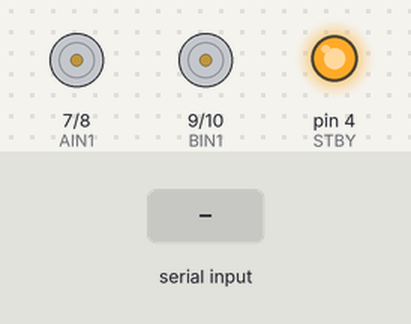
A sketch run on a simulated Arduino Uno, built with avr-gcc and run on an emulated ATmega328P. Parts: motor-driver pin pairs drawn as motors (green arrow = first pin HIGH = forward, orange = second pin HIGH = backward, longer = more drive, scaled by the enable pin, stopped while the standby pin is LOW), output pins drawn as LEDs (lit = HIGH). The test bench sets the inputs (shaded band). What the sketch prints to the serial monitor is not drawn.

Above: at 1.2 s.
1.3 s: "F" received over the second serial link
At 2.1 s:
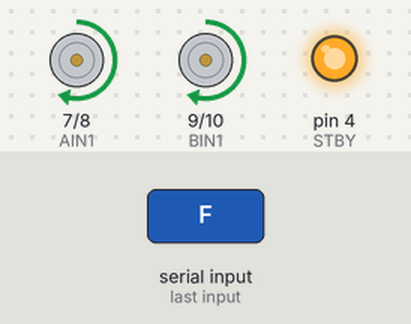
2.8 s: "B" received over the second serial link
At 3.2 s:
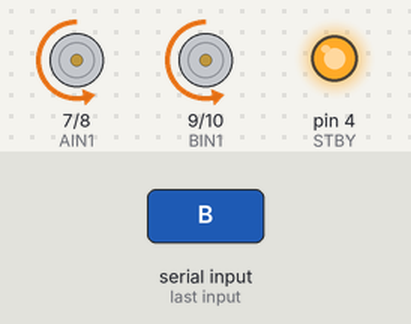
4.3 s: "L" received over the second serial link
At 5.5 s:
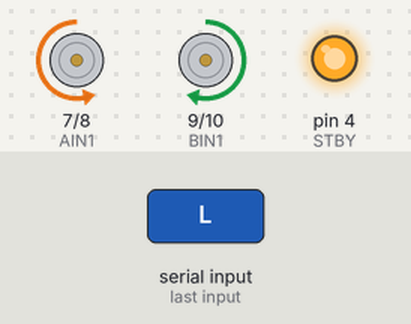
5.8 s: "R" received over the second serial link
At 6.7 s:
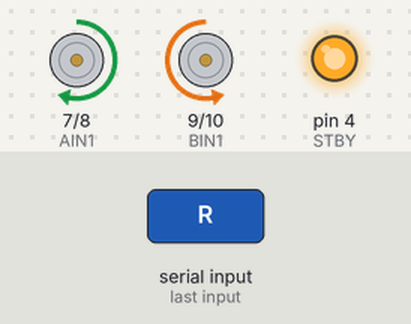
7.3 s: "S" received over the second serial link
At 7.8 s:
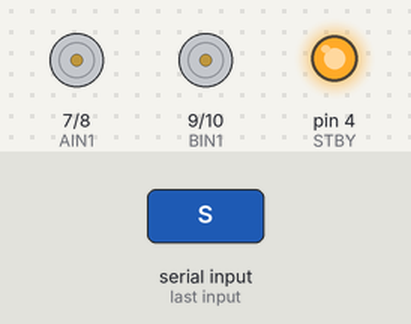
Timing chart, 0 to 9.8 s (numbered marks = the images above; inputs shaded):
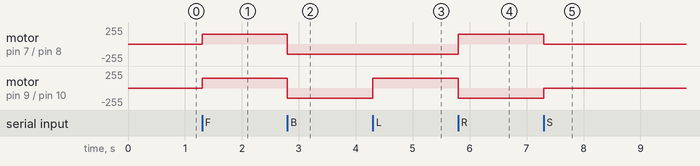

Measured:
- after the input at 1.3 s, motor on pin 7 (AIN1) / pin 8 (AIN2), motor on pin 9 (BIN1) / pin 10 (BIN2): stopped → forward 150/255 at once
- after the input at 2.8 s, motor on pin 7 (AIN1) / pin 8 (AIN2), motor on pin 9 (BIN1) / pin 10 (BIN2): forward 150/255 → backward 150/255 at once
- after the input at 4.3 s, motor on pin 9 (BIN1) / pin 10 (BIN2): backward 150/255 → forward 150/255 at once
- after the input at 5.8 s, motor on pin 7 (AIN1) / pin 8 (AIN2): backward 150/255 → forward 150/255 at once; motor on pin 9 (BIN1) / pin 10 (BIN2): forward 150/255 → backward 150/255 at once
- after the input at 7.3 s, motor on pin 7 (AIN1) / pin 8 (AIN2): forward 150/255 → stopped at once; motor on pin 9 (BIN1) / pin 10 (BIN2): backward 150/255 → stopped at once

The sketch:

bt_car_control.ino
```cpp
#include <SoftwareSerial.h>

#define STBY 4
#define PWMA 5
#define AIN1 7
#define AIN2 8
#define PWMB 6
#define BIN1 9
#define BIN2 10

SoftwareSerial BT(2, 3);   // RX, TX ← 接 HC-05 TXD/RXD

const int SPEED = 150;     // 0~255
char currentCmd = 'S';

void leftMotor(int speed) {
  digitalWrite(AIN1, speed >= 0 ? HIGH : LOW);
  digitalWrite(AIN2, speed >= 0 ? LOW  : HIGH);
  analogWrite(PWMA, abs(speed));
}

void rightMotor(int speed) {
  digitalWrite(BIN1, speed >= 0 ? HIGH : LOW);
  digitalWrite(BIN2, speed >= 0 ? LOW  : HIGH);
  analogWrite(PWMB, abs(speed));
}

void stopMotors() {
  analogWrite(PWMA, 0);
  analogWrite(PWMB, 0);
}

void applyCommand(char cmd) {
  switch (cmd) {
    case 'F': leftMotor(SPEED);  rightMotor(SPEED);  break;
    case 'B': leftMotor(-SPEED); rightMotor(-SPEED); break;
    case 'L': leftMotor(-SPEED); rightMotor(SPEED);  break;
    case 'R': leftMotor(SPEED);  rightMotor(-SPEED); break;
    default:  stopMotors(); break;   // 'S' 或其他未知指令一律停止
  }
}

void setup() {
  pinMode(STBY, OUTPUT);
  pinMode(AIN1, OUTPUT);
  pinMode(AIN2, OUTPUT);
  pinMode(PWMA, OUTPUT);
  pinMode(BIN1, OUTPUT);
  pinMode(BIN2, OUTPUT);
  pinMode(PWMB, OUTPUT);
  digitalWrite(STBY, HIGH);

  BT.begin(9600);      // HC-05 出廠預設鮑率 9600
  Serial.begin(9600);  // 接電腦用，方便 debug 看收到什麼指令
}

void loop() {
  if (BT.available()) {
    char c = BT.read();
    // BT Serial App 送出文字後常常會多送 \r 或 \n，
    // 只接受看得懂的指令，其他 byte（換行、雜訊）直接忽略
    if (c == 'F' || c == 'B' || c == 'L' || c == 'R' || c == 'S') {
      currentCmd = c;
      Serial.print("收到指令: ");
      Serial.println(currentCmd);
    }
  }
  applyCommand(currentCmd);
}
```
